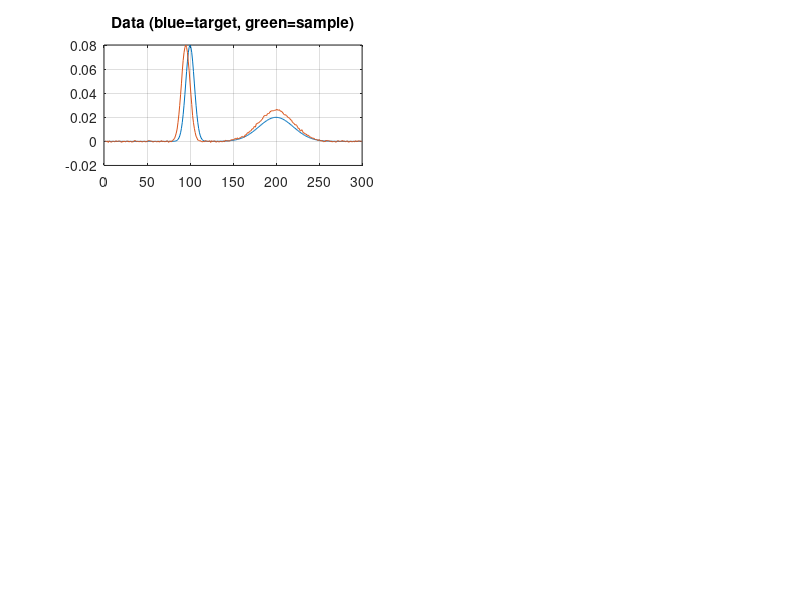

Here is the MATLAB script that generated this plot: (Note: this script raises an error after producing the figure.)
% FvdB 070821
clear all;
close all;

clc;
disp('Small script to explain the use of "ApplyDMW.m" and "cow.m"');
disp('Loading example data ("gauss.txt"; two Gaussians plus some noise).');
load gauss.txt; X = gauss; clear gauss;
figure(1); subplot(3,2,1); plot(X'); grid; title('Data (blue=target, green=sample)'); disp('[Press key...]'); pause;

disp('First, try Dynamic Time Warping (DTW) in it''s original form');
disp('(so-called T(1,1) table) with a 10% band-limit.');
[Xw_dtw1,WP_dtw1] = ApplyDMW(X(1:2,:),1,[0 0],1,1,0.05);
figure(1); subplot(3,2,2); plot(Xw_dtw1'); grid; title('DTW T(1,1)');
disp('Seems to work "to well", especially for the peak on the right! [...]'); pause;

disp('Next, try DTW with the default settings (which gives less flexibility).');
[Xw_dtw2,WP_dtw2] = ApplyDMW(X(1:2,:),1,[0 0],20,2,0.05); 
figure(1); subplot(3,2,3); plot(Xw_dtw2'); grid; title('DTW T(38,2)');
disp('Looks better (less flexibility) [...]'); pause;

disp('We can achieve similar results with COW (first too flexible)');
[warping1,Xw_cow1,diagnos1] = cow(X(1,:),X(2,:),5,1,[1 1 0]);
disp('This is the default graphical output for "cow.m". [...]'); pause;
figure(1); subplot(3,2,4); plot([X(1,:); Xw_cow1]'); grid; title('COW(3,1)');
disp('Distortion due to flexibility, especially in the left peak. [...]'); pause;

disp('COW less flexible (longer segments with more slack = possibility to move)');
[warping1,Xw_cow1,diagnos1] = cow(X(1,:),X(2,:),50,10);
figure(1); subplot(3,2,5); plot([X(1,:); Xw_cow1]'); grid; title('COW(25,5)');
disp('Looks better - the trick is of course to find the right settings for your own problem');

disp('In COW we can also place the segment boundaries in a specific location (e.g. at points 50 125 and 275)');
disp('(Have a close look at the build-in diagnostics plot)');
[warping2,Xw_cow2,diagnos2] = cow(X(1,:),X(2,:),[1 50 125 275 300; 1 50 125 275 300],10,[1 1 0]);
disp('This is again the default graphical output for "cow.m". [...]'); pause;
figure(1); subplot(3,2,6); plot([X(1,:); Xw_cow2]'); grid; title('COW(assigned,10)');
disp('The trick is of course to find the right settings for your own problem. [Finished]');